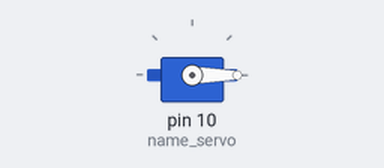
A sketch run on a simulated Arduino Uno, built with avr-gcc and run on an emulated ATmega328P. Parts: servo.

Above: at 0.1 s.
At 4.3 s:
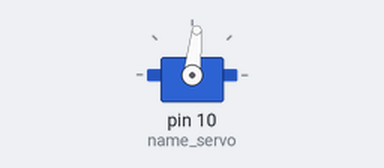
At 8.6 s:
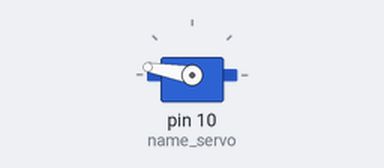
At 17.1 s:
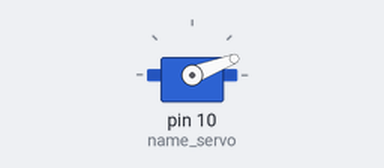
Timing chart, 0 to 23.6 s (numbered marks = the images above):
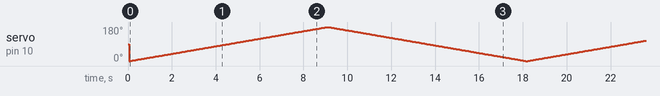

The sketch:

Pr_11_servomotor.ino
```cpp
#include <Servo.h>

Servo name_servo;
int degree =0;
void setup() {
name_servo.attach(10);
delay(50);
}

void loop() {
for(degree =0;degree<=180;degree=degree+1){
  name_servo.write(degree);
  delay(50);
}
for(degree=180;degree>=0;degree=degree-1){
  name_servo.write(degree);
  delay(50);
}
}
```
